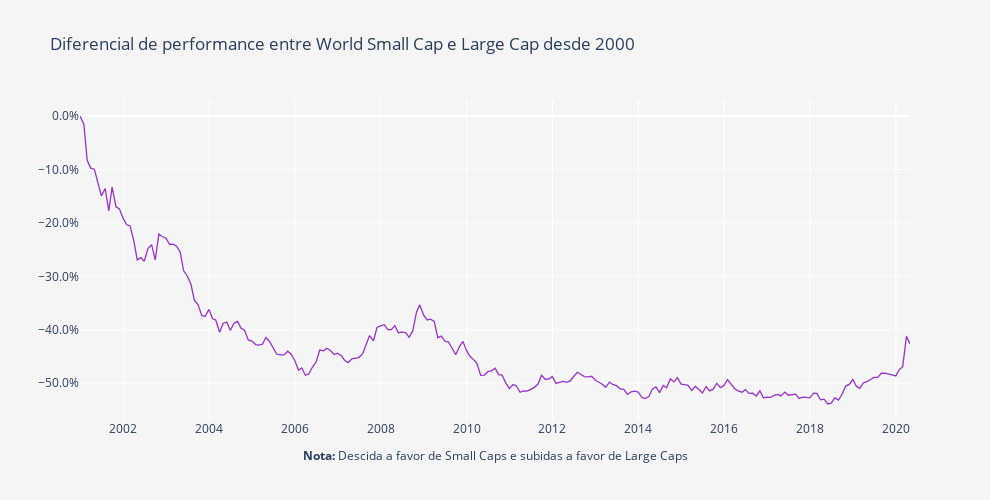

Write notebook code for a chart like this one.
### Markdown cell above
**Dica:** A interactividade dos gráficos da plotly permite:

    . Zoom (mantenham o clique e arrastem o cursor em simultâneo, em cima do gráfico);
    . Tem uma lista de opções que aparece se forem com o cursor ao canto superior direito;
    . Façam duplo clique no gráfico ou seleccionem a opção Autoscale/Reset Axes para voltar ao normal;
    . Alterem a opção de 'Compare data on hoover' para 'Show closest data on hoover' se vos for mais conveniente;
    . Se clicarem num nome na legenda esse fundo desaparece (clicando de novo ele volta a apetecer).

### Code cell
layout = go.Layout(
    title='Diferencial de performance entre World Small Cap e Large Cap desde 2000',
    plot_bgcolor='#f5f5f5',
    paper_bgcolor='#f5f5f5',
    width=990,
    height=500,
    xaxis=dict(
        title='<b>Nota:</b> Descida a favor de Small Caps e subidas a favor de Large Caps',
        showgrid=True,
        titlefont=dict(size=12),
    ),
    yaxis=dict(
        title='',
        showgrid=True,
        zeroline=True, # Adicionar ou não a zero line
        tickformat=".1%" # tickformat=".2%" se quiseres mais casas decimais
    ))

trace0 = go.Scatter(
    x = fundos.index,
    y = (round(((fundos.iloc[:, 1] / fundos.iloc[:, 0])- 1), 5)),
    name = 'Portfolio',
    line = dict(
        color = 'darkorchid',
        width = 1.3)
)

data = [trace0]
        
fig = go.Figure(data=data, layout=layout)
py.iplot(fig)

### Figure 1 — Plotly figure (JSON) as saved in the notebook; plotly's stock layout.template omitted (floating-point values rounded to 4 significant figures; data arrays with more than 128 entries replaced by an {"elided": "..."} marker saying what was removed)
{"data": [{"line": {"color": "darkorchid", "width": 1.3}, "name": "Portfolio", "type": "scatter", "x": {"elided": "233 str values"}, "y": {"elided": "233 float values"}}], "layout": {"height": 500, "paper_bgcolor": "#f5f5f5", "plot_bgcolor": "#f5f5f5", "title": {"text": "Diferencial de performance entre World Small Cap e Large Cap desde 2000"}, "width": 990, "xaxis": {"autorange": true, "range": ["2000-12-29", "2020-04-30"], "showgrid": true, "title": {"font": {"size": 12}, "text": "<b>Nota:</b> Descida a favor de Small Caps e subidas a favor de Large Caps"}, "type": "date"}, "yaxis": {"autorange": true, "range": [-0.5689, 0.02994], "showgrid": true, "tickformat": ".1%", "title": {"text": ""}, "type": "linear", "zeroline": true}}}
